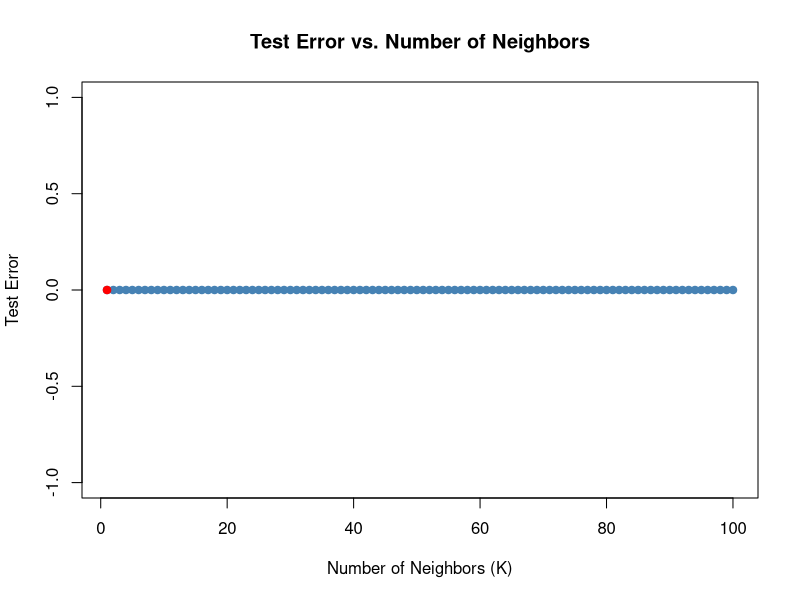
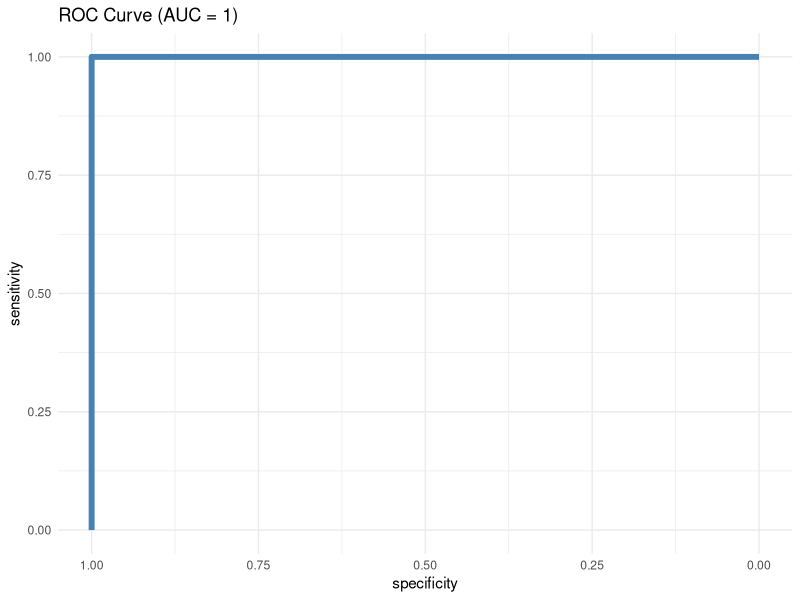

Write the R code that produced these figures, in order.
# Load required libraries
library(class)
library(ROCR)
library(caret)
library(pROC)  # Include pROC library for ROC curve plotting

# Read the data from "DataAssign2.csv"
data <- read.csv("DataAssign2.csv")

# Select columns V1, V2, V5, V6, and V7
selected_columns <- data[, c("V1", "V2", "V5", "V6", "V7")]

# Create dummy variables
data_dummy <- dummyVars(" ~ .", data = selected_columns)
data_dummy <- data.frame(predict(data_dummy, newdata = selected_columns))

# Display the structure of the new data frame
str(data_dummy)

# Set seed for reproducibility
set.seed(123)

# Define the sample size for training data
samplesize1 <- round(0.75 * nrow(data_dummy), 0)

# Create indices for training data
index1 <- sample(seq_len(nrow(data_dummy)), size = samplesize1)



# Create training and testing datasets
kn_train <- data_dummy[index1, ]

str(kn_train)

kn_test <- data_dummy[-index1, ]


# Create training and testing labels (response variable V7)
kn_train_label <- selected_columns$V7[index1]
kn_test_label <- selected_columns$V7[-index1]


# Define a range of K values
k_values <- seq(1, 100, by = 1)


# Initialize a vector to store test errors
test_errors <- numeric(length(k_values))

# Perform KNN for each K value
for (k in k_values) {
  # Perform k-nearest neighbors classification
  pred_knn <- knn(train = kn_train,
                  test = kn_test, 
                  cl = kn_train_label, 
                  k = k)
  
  # Create a confusion matrix
  conf_matrix <- confusionMatrix(table(pred_knn, kn_test_label))
  
  # Calculate accuracy (test error)
  accuracy <- conf_matrix$overall["Accuracy"]
  test_errors[k] <- 1 - accuracy
}


# Plot test errors for different values of K
plot(k_values, test_errors, type = "b", pch = 19, col = "steelblue", 
     xlab = "Number of Neighbors (K)", ylab = "Test Error", 
     main = "Test Error vs. Number of Neighbors")

# Identify the K value with the minimum test error
min_error_index <- which.min(test_errors)
min_error_k <- k_values[min_error_index]

# Highlight the point with the minimum test error
points(min_error_k, test_errors[min_error_index], col = "red", pch = 19)

# Print the minimum test error and the corresponding K value
cat("Minimum Test Error:", round(test_errors[min_error_index], 4), "\n")
cat("Optimal K value:", min_error_k, "\n")

# Perform k-nearest neighbors classification with the optimal K value
k_value_chosen <-min_error_k
pred_knn <- knn(train = kn_train,
                test = kn_test, 
                cl = kn_train_label, 
                k = k_value_chosen)

# Create a confusion matrix
conf_matrix <- confusionMatrix(table(pred_knn, kn_test_label))
print(conf_matrix)

# Calculate precision, recall, and F1 score
precision <- conf_matrix$byClass['Precision']
recall <- conf_matrix$byClass['Recall']
f1_score <- conf_matrix$byClass['F1']

cat("Precision:", precision, "\n")
cat("Recall:", recall, "\n")
cat("F1 Score:", f1_score, "\n")

# Create V7_binary in kn_test based on predictions

# Create V7_binary in kn_test based on predictions
kn_test$V7_binary <- ifelse(pred_knn == "bad", "Bad", "Good")
# Define object to plot and calculate AUC
rocobj <- roc(as.factor(kn_test$V7_binary), as.numeric(pred_knn))

# Calculate AUC
auc <- round(auc(rocobj), 4)

# Create ROC plot using ggroc from pROC
ggroc(rocobj, colour = 'steelblue', size = 2) +
  ggtitle(paste0('ROC Curve ', '(AUC = ', auc, ')')) +
  theme_minimal()
